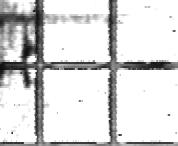
#> input picture DeepLearningWithLabVIEW/晨光项目/代码/测试-去除网格/提高去除网格精度/test.jpg, 178 x 146 px, given in place of test.bmp, which was not available
$ python 'opencv-概率霍夫线检测.py'
#> lines starting #> are read from the running program, lines starting #| are printed output that depends on the picture; after the words box and inside, x2 and y2 are one past the last pixel; in counts of white or black regions, pixels touching at a corner belong together; pictures that were not available may be replaced by others from this repository, and a replacement may not be noted
# https://docs.opencv.org/4.x/d9/db0/tutorial_hough_lines.html

import sys
import math
import cv2 as cv
import numpy as np

def main(argv):
    default_file = 'test.bmp'
    filename = argv[0] if len(argv) > 0 else default_file

    src = cv.imread(cv.samples.findFile(filename), cv.IMREAD_GRAYSCALE)
#> src is the input picture: shape (146, 178); min 8, max 255, mean 216.1

    if src is None:
        print ('Error opening image!')
        print ('Usage: hough_lines.py [image_name -- default ' + default_file + '] \n')
        return -1

    # Edge detection
    dst = cv.Canny(src, 0, 150, None, 3)
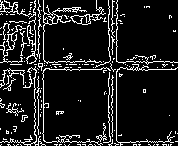
#> dst: shape (146, 178); 11.8% white in thin lines or dots
    cv.imshow("canny",dst)

    cdstP = cv.cvtColor(dst, cv.COLOR_GRAY2BGR)
#> cdstP: shape (146, 178, 3); 11.8% white in thin lines or dots
    # [25 lines of commented-out code are left out]
    linesP = cv.HoughLinesP(dst, 2, np.pi / 180, 50,
                            None, 500, 10)
#> linesP = None

    # Draw the lines
    if linesP is not None:
        for i in range(0, len(linesP)):
            l = linesP[i][0]
            # (img, pt1, pt2, color, thickness=None, lineType=None, shift=None)
            cv.line(cdstP, (l[0], l[1]), (l[2], l[3]), (0,0,255), 5, cv.LINE_AA)

    # 阈值分割 mask
    # 150以上的设为全黑
    ret, mask = cv.threshold(src, 50, 255, 1) #简单二值化
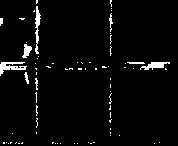
#> mask: shape (146, 178); 3.4% white; 74 white regions (65 under 20 px), largest, box (x1, y1, x2, y2) and area: (0, 62, 27, 76) 171, (35, 6, 41, 54) 139, (140, 62, 170, 70) 126
    cv.imwrite("1-mask.png",mask)

    # [5 lines of commented-out code are left out]
    for i in range(cdstP.shape[0]):
        for j in range(cdstP.shape[1]):
            # 对于阈值分割结果mask：如果认为是网格，像素值设置为0（全黑）；否则不处理
            flag = (cdstP[i, j][0] == 0) & (cdstP[i, j][1] == 0) & (cdstP[i, j][2] == 255)
            if flag:
                mask[i, j] = 0
            else:
                pass

    # Show results
    cv.namedWindow("Source", cv.WINDOW_NORMAL)
    cv.namedWindow("Probabilistic Line Transform", cv.WINDOW_NORMAL)
    cv.namedWindow("threshold", cv.WINDOW_NORMAL)

    cv.imshow("Source", src)
    # cv.imshow("Standard Hough Line Transform", cdst)
    cv.imshow("Probabilistic Line Transform", cdstP)
    cv.imshow("threshold", mask)

    cv.imwrite("2-HoughLinesP.png",cdstP)
    cv.imwrite("3-result.png",mask)

    mix = cv.add(src, mask)
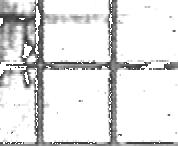
#> mix: shape (146, 178); min 51, max 255, mean 223.5
    cv.namedWindow("mix", cv.WINDOW_NORMAL)
    cv.imshow("mix", mix)


    cv.waitKey()
    return 0

if __name__ == "__main__":
    main(sys.argv[1:])
